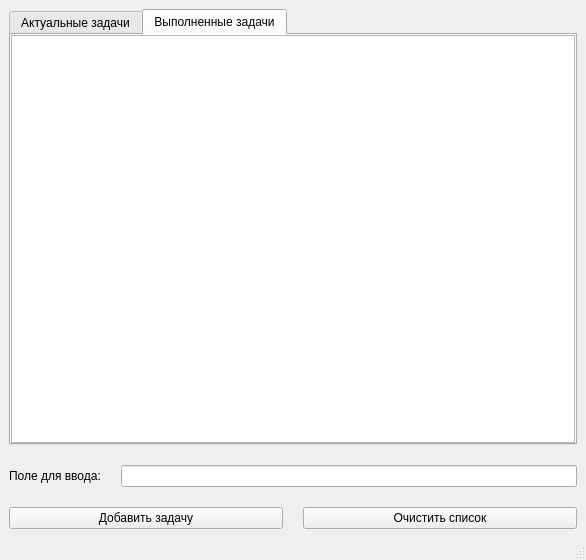
<?xml version="1.0" encoding="UTF-8"?>
<ui version="4.0">
 <class>TodoList</class>
 <widget class="QMainWindow" name="TodoList">
  <property name="geometry">
   <rect>
    <x>0</x>
    <y>0</y>
    <width>586</width>
    <height>560</height>
   </rect>
  </property>
  <property name="windowTitle">
   <string>MainWindow</string>
  </property>
  <widget class="QWidget" name="centralwidget">
   <layout class="QVBoxLayout" name="verticalLayout">
    <property name="spacing">
     <number>20</number>
    </property>
    <item>
     <widget class="QTabWidget" name="tabWidget">
      <property name="enabled">
       <bool>true</bool>
      </property>
      <property name="sizePolicy">
       <sizepolicy hsizetype="Expanding" vsizetype="Expanding">
        <horstretch>0</horstretch>
        <verstretch>0</verstretch>
       </sizepolicy>
      </property>
      <property name="minimumSize">
       <size>
        <width>0</width>
        <height>0</height>
       </size>
      </property>
      <property name="currentIndex">
       <number>1</number>
      </property>
      <widget class="QWidget" name="tab_1">
       <property name="sizePolicy">
        <sizepolicy hsizetype="Expanding" vsizetype="Preferred">
         <horstretch>0</horstretch>
         <verstretch>0</verstretch>
        </sizepolicy>
       </property>
       <attribute name="title">
        <string>Актуальные задачи</string>
       </attribute>
       <layout class="QVBoxLayout" name="verticalLayout_2">
        <property name="spacing">
         <number>0</number>
        </property>
        <property name="leftMargin">
         <number>0</number>
        </property>
        <property name="topMargin">
         <number>0</number>
        </property>
        <property name="rightMargin">
         <number>0</number>
        </property>
        <property name="bottomMargin">
         <number>0</number>
        </property>
        <item>
         <widget class="QListWidget" name="unfinishedTasksList">
          <property name="sizePolicy">
           <sizepolicy hsizetype="Expanding" vsizetype="Expanding">
            <horstretch>0</horstretch>
            <verstretch>0</verstretch>
           </sizepolicy>
          </property>
         </widget>
        </item>
       </layout>
      </widget>
      <widget class="QWidget" name="tab_2">
       <property name="sizePolicy">
        <sizepolicy hsizetype="Expanding" vsizetype="Preferred">
         <horstretch>0</horstretch>
         <verstretch>0</verstretch>
        </sizepolicy>
       </property>
       <attribute name="title">
        <string>Выполненные задачи</string>
       </attribute>
       <layout class="QVBoxLayout" name="verticalLayout_3">
        <property name="spacing">
         <number>0</number>
        </property>
        <property name="leftMargin">
         <number>0</number>
        </property>
        <property name="topMargin">
         <number>0</number>
        </property>
        <property name="rightMargin">
         <number>0</number>
        </property>
        <property name="bottomMargin">
         <number>0</number>
        </property>
        <item>
         <widget class="QListWidget" name="finishedTasksList"/>
        </item>
       </layout>
      </widget>
     </widget>
    </item>
    <item>
     <layout class="QHBoxLayout" name="horizontalLayout_2">
      <item>
       <widget class="QLabel" name="label">
        <property name="sizePolicy">
         <sizepolicy hsizetype="Preferred" vsizetype="Preferred">
          <horstretch>0</horstretch>
          <verstretch>0</verstretch>
         </sizepolicy>
        </property>
        <property name="text">
         <string>Поле для ввода:</string>
        </property>
       </widget>
      </item>
      <item>
       <widget class="QLineEdit" name="taskNameEdit"/>
      </item>
     </layout>
    </item>
    <item>
     <layout class="QHBoxLayout" name="horizontalLayout">
      <item>
       <widget class="QPushButton" name="addTask">
        <property name="sizePolicy">
         <sizepolicy hsizetype="Expanding" vsizetype="Fixed">
          <horstretch>0</horstretch>
          <verstretch>0</verstretch>
         </sizepolicy>
        </property>
        <property name="text">
         <string>Добавить задачу</string>
        </property>
       </widget>
      </item>
      <item>
       <widget class="QPushButton" name="clearList">
        <property name="sizePolicy">
         <sizepolicy hsizetype="Expanding" vsizetype="Fixed">
          <horstretch>0</horstretch>
          <verstretch>0</verstretch>
         </sizepolicy>
        </property>
        <property name="text">
         <string>Очистить список</string>
        </property>
       </widget>
      </item>
     </layout>
    </item>
   </layout>
  </widget>
  <widget class="QStatusBar" name="statusbar"/>
 </widget>
 <resources/>
 <connections/>
</ui>
